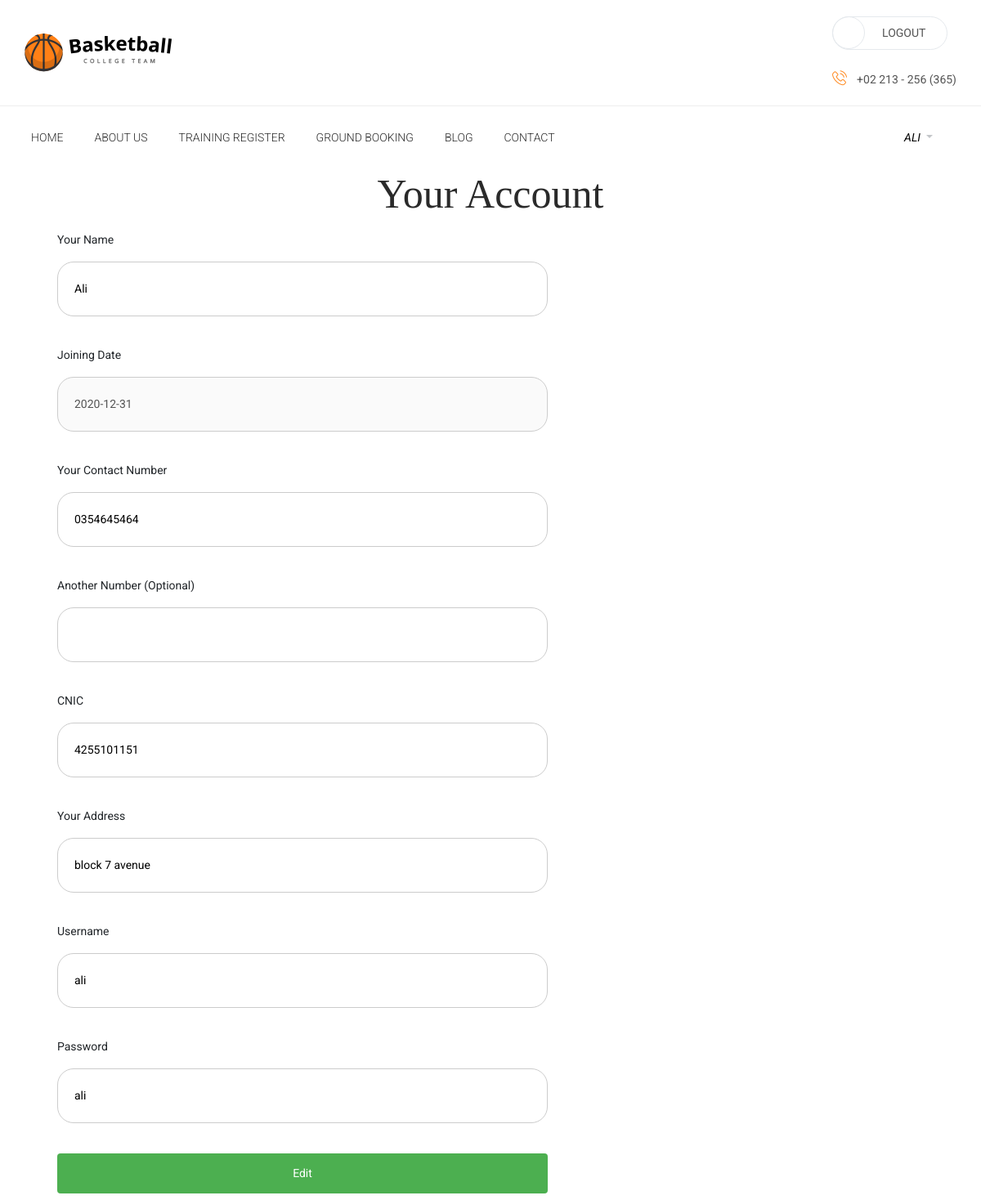
Before: /memberAccount.php (signed in) with the older database file.
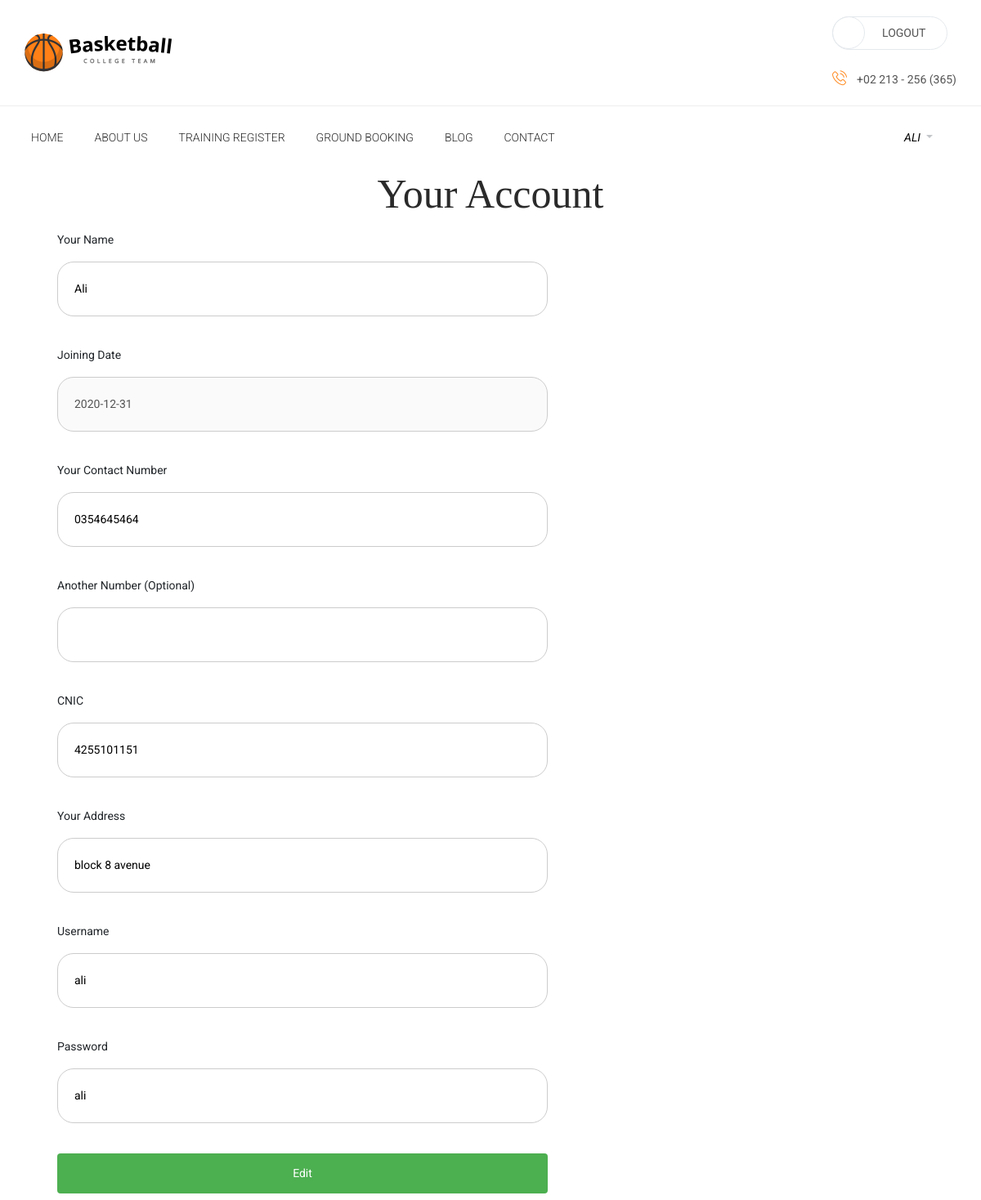
After: the same page with the newer database file.
### tables this page shows
CREATE TABLE `register_member` (
  `member_code` int(11) NOT NULL,
  `member_name` varchar(100) NOT NULL,
  `joining_date` date NOT NULL,
  `member_cont1` varchar(11) NOT NULL,
  `member_cont2` varchar(11) DEFAULT NULL,
  `member_cnic` varchar(13) NOT NULL,
  `member_address` varchar(250) NOT NULL
);

### memberAccount.php (the view, shortened to what this page needs)
<?php include 'connection.php';
    $q = "SELECT * FROM `register_member` WHERE `member_code`='$_SESSION[member_code]'";
    $r = mysqli_query($conn,$q);
    $p = mysqli_fetch_assoc($r);
    $q1 = "SELECT * FROM `signin_member` WHERE `member_code`='$_SESSION[member_code]'";
    $r1 = mysqli_query($conn,$q1);
    $p1 = mysqli_fetch_assoc($r1);
?>
<!DOCTYPE html>
<html>
<?php include 'headerlink.php'; ?>
<link rel="stylesheet" href="css/member.css">
<body>
<?php include 'header.php'; ?>
<h3>Your Account</h3>
<div class="member">
  <form action="AccountEdit.php" method="POST">
    <label for="name">Your Name</label>
    <input type="text" id="name" name="name" value="<?php echo $p['member_name']; ?>">
    <br>
    <label for="JD">Joining Date</label>
    <input type="text" id="JD" value="<?php echo $p['joining_date']; ?>" disabled >
    <br>
    <label for="contact1">Your Contact Number</label>
    <input type="text" id="contact1" name="contact1" value="<?php echo $p['member_cont1']; ?>">
    <br>
    <label for="contact2">Another Number (Optional)</label>
    <input type="text" id="contact2" name="contact2" value="<?php echo $p['member_cont2']; ?>">
    <br>
    <label for="CNIC">CNIC</label>
    <input type="text" id="CNIC" name="CNIC" value="<?php echo $p['member_cnic']; ?>">
    <br>
    <label for="add">Your Address</label>
    <input type="text" id="add" name="add" value="<?php echo $p['member_address']; ?>">
    <br>
    <label for="user">Username</label>
    <input type="text" id="user" name="user" value="<?php echo $p1['username']; ?>">
    <br>
    <label for="pass">Password</label>
    <input type="text" id="pass" name="pass" value="<?php echo $p1['password']; ?>">
    <br>
    <input type="submit" value="Edit" name="memberEdit">
  </form>
</div>
</body>
</html>

Changed rows visible on the page:
changed register_member "Ali": add "block 7 avenue" → "block 8 avenue"
